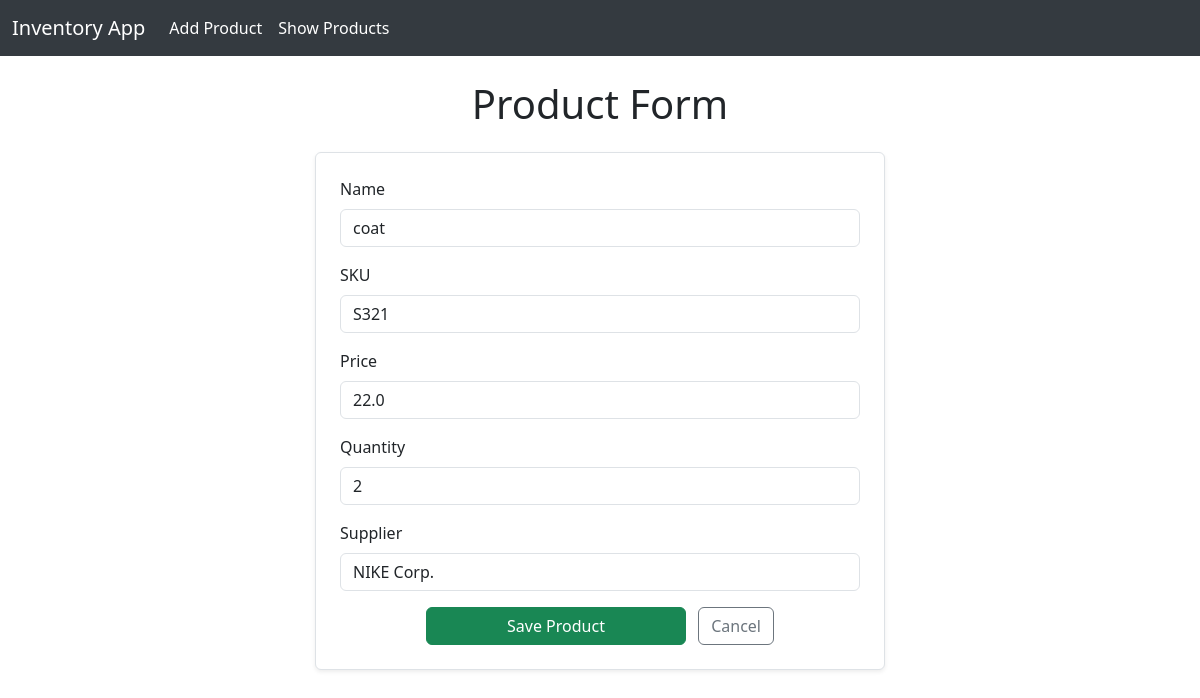
The app's page /update/2/ with its own data.
### invApp/models.py (models this page shows, shortened)
class Product(models.Model):
    product_id = models.AutoField(primary_key=True)
    name = models.CharField(max_length=100)
    sku = models.CharField(max_length=50, unique=True)
    price = models.FloatField()
    quantity = models.IntegerField()
    supplier = models.CharField(max_length=100)

### invApp/views.py (the view)
# urls.py: path('update/<int:product_id>/', views.product_update_view, name='product_update'),
def product_update_view(request, product_id):
    product = Product.objects.get(product_id=product_id)
    if request.method == 'POST':
        form = ProductForm(request.POST, instance=product)
        if form.is_valid():
            form.save()
            return redirect('product_list')
    else:
        form = ProductForm(instance=product)
    return render(request, 'invApp/product_form.html', {'form': form})

### invApp/forms.py (shortened to what this page needs)
class ProductForm(forms.ModelForm):
    class Meta:
        model = Product
        fields = '__all__'
        labels = {
            'product_id': 'Product ID',
            'name': 'Name',
            'sku': 'SKU',
            'price': 'Price',
            'quantity': 'Quantity',
            'supplier': 'Supplier',
        }
        widgets = {
            'product_id': forms.NumberInput(attrs={'placeholder': 'e.g. 1', 'class': 'form-control'}),
            'name': forms.TextInput(attrs={'placeholder': 'e.g. shirt', 'class': 'form-control'}),
            'sku': forms.TextInput(attrs={'placeholder': 'e.g. S12345', 'class': 'form-control'}),
            'price': forms.NumberInput(attrs={'placeholder': 'e.g. 19.99', 'class': 'form-control'}),
            'quantity': forms.NumberInput(attrs={'placeholder': 'e.g. 10', 'class': 'form-control'}),
            'supplier': forms.TextInput(attrs={'placeholder': 'e.g. ABC Corp.', 'class': 'form-control'}),
        }

### invApp/templates/invApp/product_form.html (shortened to what this page needs)
{% extends "invApp/layout.html" %}
{% block content %}
<h1 class="text-center mt-4">Product Form</h1>
<div class="row justify-content-center">
    <form method="POST" class="p-4 mt-3 col-12 col-md-8 col-lg-6 shadow-sm border rounded bg-white">
        {% for field in form %}
            <div class="mb-3">
                <label for="{{ field.id_for_label }}" class="form-label">{{ field.label }}</label>
                {{ field }}
            </div>
        {% endfor %}
        <div class="text-center">
            <button class="btn btn-success w-50" type="submit">Save Product</button>
            <a href="{% url 'product_list' %}" class="btn btn-outline-secondary ms-2">Cancel</a>
        </div>
    </form>
</div>
{% endblock %}

### invApp/templates/invApp/layout.html (style rules this page uses)
body { padding-top: 56px; }

### records on screen
Product: form "coat" "S321" "22.0" "2" "NIKE Corp."

### other values on screen
{{ field.label }} "Name" "SKU" "Price" "Quantity" "Supplier"
